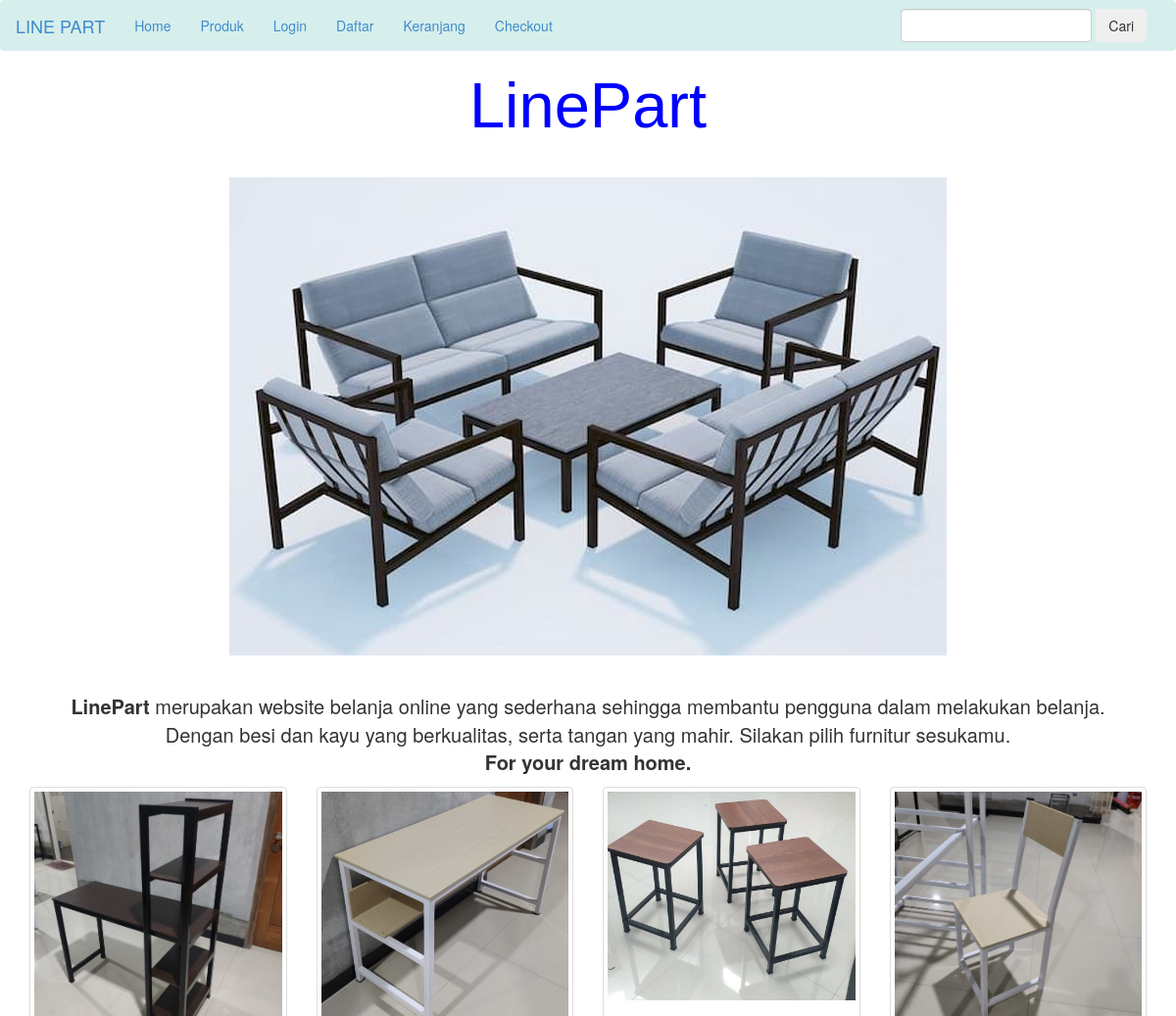
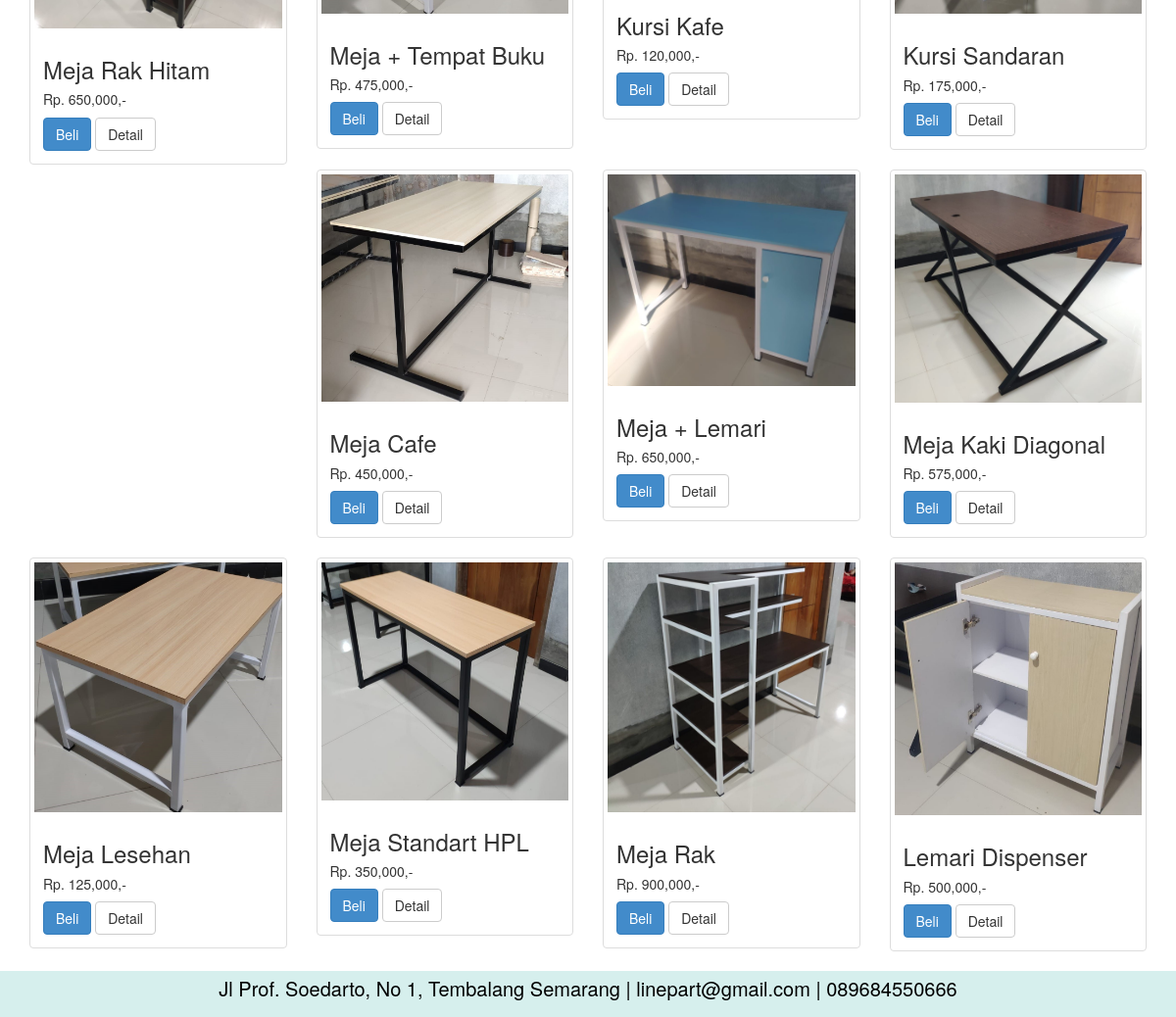
The page / on the database its author committed (2 pictures, top to bottom).
### tables this page shows
CREATE TABLE `produk` (
  `id_produk` int(11) NOT NULL,
  `id_kategori` int(5) NOT NULL,
  `nama_produk` varchar(100) NOT NULL,
  `harga_produk` int(11) NOT NULL,
  `berat_produk` int(11) NOT NULL,
  `foto_produk` varchar(100) NOT NULL,
  `deskripsi_produk` text NOT NULL,
  `stok_produk` int(5) NOT NULL
);

### index.php (the view, shortened to what this page needs)
<?php
include 'koneksi.php';
?>
<!DOCTYPE html>
<html lang="en">
<head>
  <link rel="stylesheet" href="admin/assets/css/bootstrap.css">
  <link rel="stylesheet" href="style.css">
</head>
<body>
<?php include 'templates/navbar.php'; ?>
<div>
  <h1>LinePart</h1>
  <div class="gambar">
    <img src="media/kursi.jpg" >
  </div>
      <p><b>LinePart</b> merupakan website belanja online yang sederhana sehingga membantu pengguna dalam melakukan belanja. <br>
      Dengan besi dan kayu yang berkualitas, serta tangan yang mahir. Silakan pilih furnitur sesukamu.<br>
      <b>For your dream home.</b></p>
    </div>
<section class="content">
  <div class="container">
    <div class="row">
      <?php
      $ambil = $koneksi->query("SELECT * FROM produk");
      while($perproduk = $ambil->fetch_assoc()):
      ?>
      <div class="col-md-3">
        <div class="thumbnail">
          <img src="foto_produk/<?= $perproduk['foto_produk']; ?>">
          <div class="caption">
            <h3><?= $perproduk['nama_produk']; ?></h3>
            <h5>Rp. <?= number_format($perproduk['harga_produk']); ?>,-</h5>
            <a href="beli.php?id=<?= $perproduk['id_produk']; ?>" class="btn btn-primary">Beli</a>
            <a href="detail.php?id=<?= $perproduk['id_produk']; ?>" class="btn btn-default">Detail</a>
          </div>
        </div>
      </div>
      <?php endwhile; ?>
    </div>
  </div>
</section>
<?php include 'templates/footer.php'; ?>
</body>
</html>

### templates/navbar.php
<nav class="navbar navbar-light" style="background-color: #D6EFED;">
<a class="navbar-brand">LINE PART</a>
  <div class="container">
    <ul class="nav navbar-nav" >
      <li><a href="index.php">Home</a></li>
      <li><a href="produk.php">Produk</a></li>
      <?php if(isset($_SESSION["pelanggan"])): ?>
        <li><a href="logout.php">Logout</a></li>
        <li><a href="riwayat.php">Riwayat Belanja</a></li>
      <?php else: ?>
        <li><a href="login.php">Login</a></li>
        <li><a href="daftar.php">Daftar</a></li>
      <?php endif; ?>
      <li><a href="keranjang.php">Keranjang</a></li>
      <li><a href="checkout.php">Checkout</a></li>
    </ul>
    <form action="pencarian.php" method="get" class="navbar-form navbar-right">
      <input type="text" class="form-control" name="keyword">
      <button class="btn btn-light">Cari</button>
    </form>
  </div>
</nav>

### templates/footer.php (shortened to what this page needs)
</head>
<body>
<footer>
  <p>Jl Prof. Soedarto, No 1, Tembalang Semarang | linepart@gmail.com | 089684550666
<br>
</footer>

### style.css (style rules this page uses)
body h1 { color: blue; text-align: center; margin-left: 7cm; margin-right: 7cm; font-family:'Franklin Gothic Medium', 'Arial Narrow', Arial, sans-serif; font-size: 65px; }
.gambar { align-items: center; display: flex; justify-content: center; margin: 1cm; }
body p { font-size: 20px; margin: center; text-align: center; }

### templates/footer.php (style rules this page uses)
footer { text-align: center; padding: 4px; background-color: #D6EFED; color: black; }

### rows shown on the page
produk: foto_produk (picture), nama_produk "Meja Rak Hitam", harga_produk "650,000"
produk: foto_produk (picture), nama_produk "Meja + Tempat Buku", harga_produk "475,000"
produk: foto_produk (picture), nama_produk "Kursi Kafe", harga_produk "120,000"
produk: foto_produk (picture), nama_produk "Kursi Sandaran", harga_produk "175,000"
produk: foto_produk (picture), nama_produk "Meja Cafe", harga_produk "450,000"
produk: foto_produk (picture), nama_produk "Meja + Lemari", harga_produk "650,000"
produk: foto_produk (picture), nama_produk "Meja Kaki Diagonal", harga_produk "575,000"
produk: foto_produk (picture), nama_produk "Meja Lesehan", harga_produk "125,000"
produk: foto_produk (picture), nama_produk "Meja Standart HPL", harga_produk "350,000"
produk: foto_produk (picture), nama_produk "Meja Rak", harga_produk "900,000"
produk: foto_produk (picture), nama_produk "Lemari Dispenser", harga_produk "500,000"
